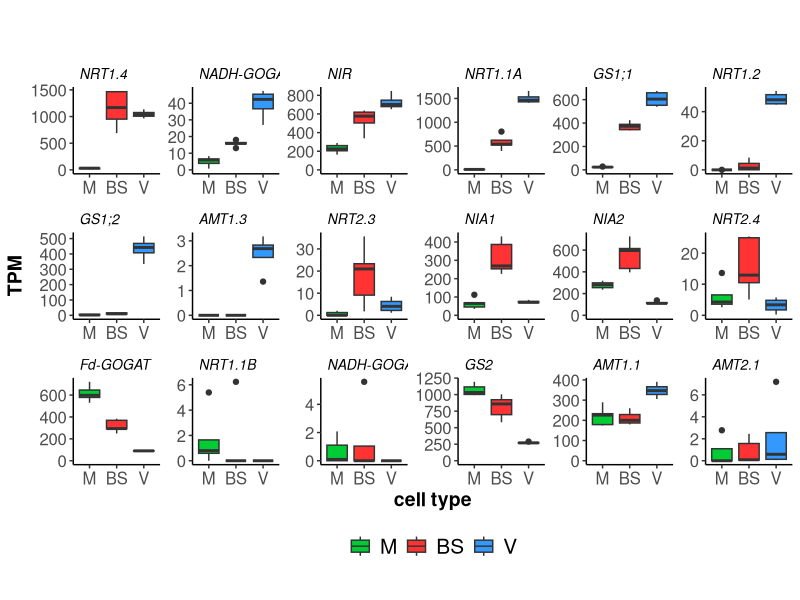

Source code (R):
setwd("")

library(ggplot2)
require(reshape2)


tpm <- read.csv("KitaakeLCM_TPM.csv", header=TRUE)
list <- read.delim("N-assmilation.genelist.txt", header = TRUE)
list$Symbol <- as.character(list$Symbol)
list$Symbol <- factor(list$Symbol, levels = list$Symbol)

sub <- merge(tpm, list, by="GENEID")
row.names(sub) <- sub$Symbol
sub <- sub[,2:15]

tv <- t(sub)

cell_type <- c("BS","BS","BS","BS","BS","M","M","M", "M","M","V","V","V", "V")
tv <- as.data.frame(tv)
tv$cell_type <- cell_type
head(tv)

tv$cell_type <- as.factor(tv$cell_type)
levels(tv$cell_type)
tv$cell_type <- factor(tv$cell_type, levels(tv$cell_type)[c(2,1,3)])
levels(tv$cell_type)

melt <- melt(tv)
melt$variable <- factor(melt$variable, levels=list$Symbol)
levels(melt$variable)
head(melt)
melt <- as.data.frame(melt)

p<- ggplot(melt, aes(x=cell_type, y=value, fill=cell_type)) + 
  geom_boxplot()+
  expand_limits(y = 0)+
  facet_wrap (~variable, scale = "free", nrow = 3,labeller = label_wrap_gen(5))+
  labs(title="", x="cell type", y = "TPM")+
  scale_fill_manual(name = "Cell Type", labels = c("M", "BS", "V"),
                    values = c("#00CC33","#FF3333","#3399FF")) +
  theme(axis.text=element_text(size=12), 
        axis.title=element_text(size=14,face="bold", colour = "black"), 
        strip.text.x = element_text(size = 10, colour = "black", angle = 0,face = "italic",hjust=0), 
        legend.position="bottom", legend.title = element_blank(),
        legend.text = element_text(colour="black", size=15), 
        panel.grid.major = element_line(), panel.grid.minor = element_line(),
        panel.background = element_blank(), 
        strip.background = element_blank(),
        aspect.ratio = 1, 
        axis.line = element_line(colour = "black"))
p  
